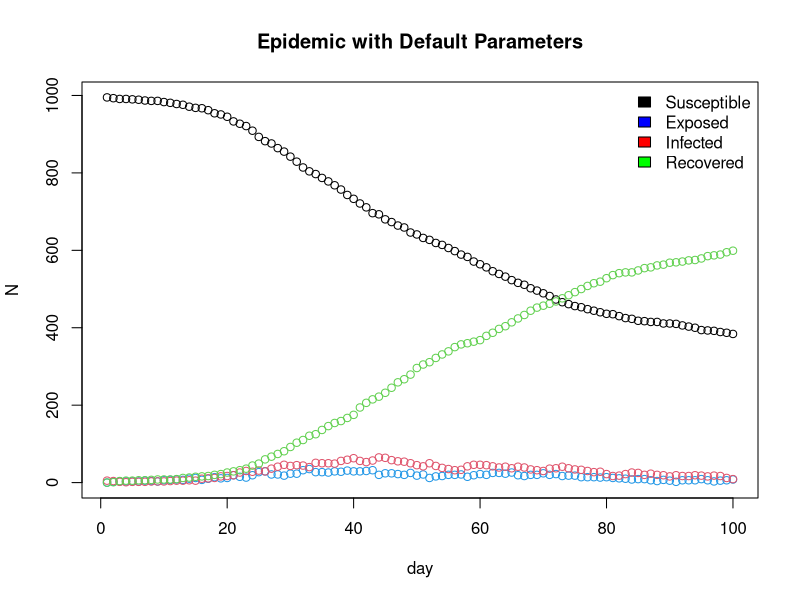
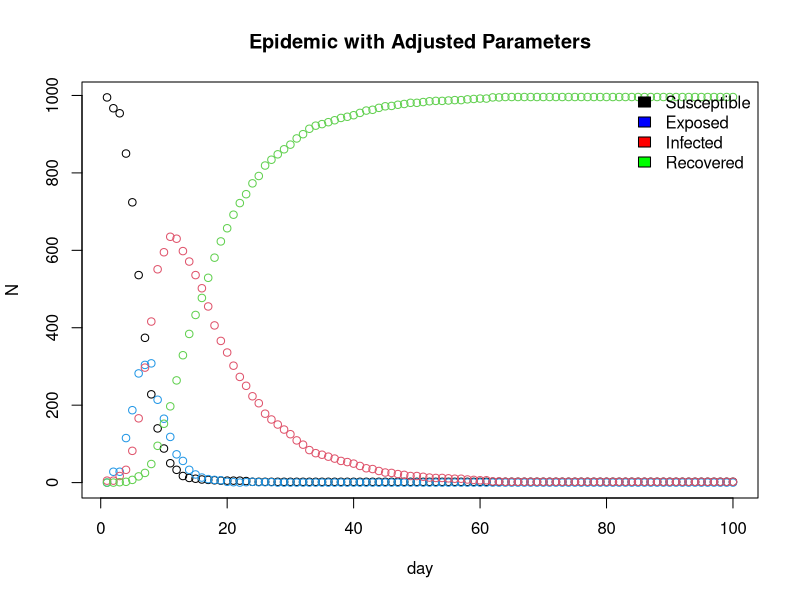

The R script that drew these images, in order:
## GENERAL DESCRIPTION


################################################################################
######### ------- START OF MODEL SETUP AND POPULATION GENERATION ------- #########
################################################################################

# This section defines the global parameters for the model and generates the
# base population, assigning each of the 'n' individuals to a household.


n <- 1000
people <- 1:n
h_max <- 5

set.seed(13)

#### Putting people in households
# this does use more computation than necessary, but its such a tiny prop. of 
# the total computation here it doesn't really make any difference overall.

#sizes = sample(1:h_max, 1000, replace=TRUE) # generates 1000 household sizes uniform from {1,2,3,4,5}
#h <- rep(1:length(sizes), sizes) # repeats i sizes[i] times. 
#h <- h[1:n] # takes only the first n of these

h <- rep(1:n, sample(1:h_max, n, replace = TRUE))[1:n] #Above code written in one line. replace 1000 with n as n can change.


links <- cbind(person=people, household=h)

# system.time seems to suggest this is roughly O(n^2). About 8s for n=10000
### get.net function
beta <- runif(n,0,1)
nc=15 # get rid of this
get.net <- function(beta, h, nc=15){
  n <- length(beta)
  
  # this is a bit of a hack to make a "household matrix" from h
  # the H[i,j] is perfect sqaure only if h[i]==h[j], ie if i,j from same hshld
  H <- outer(h,h, function(x1, x2) x1 == x2) # household connections (1/0)
  diag(H) <- FALSE # remove self
  #H <- matrix(rep(0,n^2),n,n)
  #H[sqrt(outer(h,h))%%1==0]<-1
  #diag(H) <- 0
  H <- outer(h,h, "==")
  diag(H) <- FALSE

  
  b_bar <- sum(beta)/n
  M_prob <-  nc*outer(beta, beta)/(b_bar^2 *(n-1))
  v_prob <- M_prob[upper.tri(M_prob)] # getting vector of upper triangular els of M_prob
  v_cons <- rbinom(length(v_prob), 1, v_prob) # generate bernoullis 
  
  
  M_cons <- matrix(0,nrow=n, ncol=n) # creating new matrix to be filled with bern realisations
  M_cons[upper.tri(M_cons)] <- v_cons
  
  M_cons <- M_cons + t(M_cons)
  M <- (!H)*M_cons  #moving family connections by multiplying by negated household matrix
  conns_list <- as.list(as.data.frame(matrix(M_cons==1, n, n)))
  i_list <- lapply(conns_list, which)
  
}

get.net2 <- function(beta, h, nc=15) {
  
  n <- length(h)
  b_bar <- sum(beta)/length(beta) 
  conns_init <- list()
  conns <- vector(mode="list", length=n)
  for (i in 1:n) {
    b <- rbinom(n-i, 1, nc*beta[i]*beta[i+1:n]/(b_bar^2*(n-1)) )
    conns_init[[i]] <- which(b==1) + i 
  }
  
  pairs <- cbind(rep(1:n, lapply(conns_init, length)), unlist(conns_init)) # might want this as a list
  
  pairs <- pairs[h[pairs[,1]] != h[pairs[,2]] , ] # removing family connections.
    
  for (i in 1:nrow(pairs)){ # putting into a list
    conns[[pairs[i,1]]] <- append(conns[[pairs[i,1]]],  pairs[i,2] )
    conns[[pairs[i,2]]] <- append(conns[[pairs[i,2]]],  pairs[i,1] )
  }
  
  conns
    
}


alink <- get.net(beta, h) # alink is the variable we need to put into nseir
alink2 <- get.net2(beta,h)


nseir <- function(beta, h, alink, 
                  alpha=c(0.1, 0.01, 0.01), 
                  delta=.2, 
                  gamma=.4, 
                  nc=15, nt=100, pinf=.005) {
  
  n <- length(beta)
  x <- rep(0,n)  # everyone starts out in susceptible state
  num_to_infect <- max(1, round(pinf * n))
  x[sample(1:n, num_to_infect)] <- 2 # random subset of specified size is infected
  
  H <- outer(h,h, function(x1, x2) x1 == x2) # household connections (1/0)
  diag(H) <- FALSE # remove self
  #H_prob <- alpha[1]*H # household connections (alpha/0's)
  H_conns_list <- as.list(as.data.frame(H))
  H_i_list <- lapply(H_conns_list, which) # list of indices for household conns
  
  b_bar <- sum(beta)/n
  M_prob <-  nc*outer(beta, beta)/(b_bar^2 *(n-1)) # this matrix is for general mixing daily prob of infection
  v_prob <- M_prob[upper.tri(M_prob)] # getting vector of upper triangular els of M_prob
  
  t <- S <- E <- I <- R <- rep(0, nt)
  t[1] <- 1; S[1] <- n*(1-pinf); I[1] <- n*pinf 
  #daily_counts <- list(cbind(t = 0, S = n*(1-pinf), E = 0, I = pinf*n, R = 0))
  for(i in 2:nt){
    u <- runif(n) # random variables to compare against

    ## random mixing set up
    v_mix <- rbinom(length(v_prob), 1, v_prob) # generate bernoullis 
    
    M_mix <- matrix(0, nrow = n, ncol = n) # creating new matrix to be filled with bern realisations
    M_mix[upper.tri(M_mix)] <- v_mix
    M_mix <- M_mix + t(M_mix)
    
    mix_list <- as.list(as.data.frame(matrix(M_mix == 1, n, n)))
    i_mix_list <- lapply(mix_list, which) # who interacted with each other on each day
    
    ## who was in contact with someone in state I
    h_exposed <- unique(unlist(H_i_list[which(x == 2)])) # everyone in household where there's an infection
    net_exposed <- unique(unlist(alink[which(x == 2)])) # everyone in network where there's an infection
    mix_infected <- unique(unlist(i_mix_list[which(x == 2)])) # everyone who got in contact with someone infected
    
    # if in state I (2), prob = delta -> R
    # if in state E (1), prob = gamma -> I
    x[x==2 & u<delta] <- 3
    x[x==1 & u<gamma] <- 2
    
    # if in state S (0),
    # -- prob = a_h -> I (2), if in household
    # -- prob = a_c -> I (2), if in network
    # -- prob = a_r*P(mixing) -> I (2), regardless
    
    #x[h_exposed][x[h_exposed] == 0 & u[h_exposed] < alpha[1]] <- 1 # if S in hh w/ I 
    #x[net_exposed][x[net_exposed] == 0 & u[net_exposed] < alpha[2]] <- 1 # if S in net w/ I
    #x[mix_infected][x[mix_infected] == 0 & u[mix_infected] < alpha[3]] <- 1
    
    x_h_exposed <- h_exposed[x[h_exposed] == 0 & u[h_exposed] < alpha[1]] # if S in hh w/ I 
    x_net_exposed <- net_exposed[x[net_exposed] == 0 & u[net_exposed] < alpha[2]] # if S in net w/ I
    x_mix_exposed <- mix_infected[x[mix_infected] == 0 & u[mix_infected] < alpha[3]]
    
    exposed_list <- list(x_h_exposed, x_net_exposed, x_mix_exposed)
    
    # randomize order of whether infected from household, network, or random mixing
    expose_order <- sample(1:3, 3)
    
    x[exposed_list[[expose_order[1]]]] <- 1
    x[exposed_list[[expose_order[2]]]] <- 1
    x[exposed_list[[expose_order[3]]]] <- 1
    
    S[i] <- sum(x == 0)
    E[i] <- sum(x == 1)
    I[i] <- sum(x == 2)
    R[i] <- sum(x == 3)
    t[i] <- i
    
  }
  return(list(t = t, S = S, E = E, I = I, R = R))
}



###### optimized version? ########
nseir <- function(beta, h, alink, 
                  alpha=c(0.1, 0.01, 0.01), 
                  delta=.2, 
                  gamma=.4, 
                  nc=15, nt=100, pinf=.005) {
  
  n <- length(beta)
  x <- rep(0,n)  # everyone starts out in susceptible state
  num_to_infect <- max(1, round(pinf*n))
  x[sample(1:n, num_to_infect)] <- 2 # random subset of specified size is infected
  
  # list of who shares a household with each individual
  hh_index_list <- split(1:n, h) 
  # remove self from each item in list
  hh_infect <- vector(mode = "list", length = n)
  for (i in 1:n) {
    hh_infect[[i]] <- setdiff(hh_index_list[[h[i]]], i)
  }
  
  b_bar <- sum(beta)/n
  # general mixing daily prob of infection
  mix_prob <-  nc*(beta %o% beta)/(b_bar^2 *(n-1)) # %o% upper triangular mult
  
  # vector of upper triangular els of mix_prob
  v_prob <- mix_prob[upper.tri(mix_prob)] 
  #rm(mix_prob) # save memory
  
  # initialize i,j pairs of upper triangular matrix
  ij <- which(upper.tri(matrix(1, n, n)), arr.ind = TRUE)
  
  t <- S <- E <- I <- R <- rep(0, nt)
  t[1] <- 1
  S[1] <- n - num_to_infect
  I[1] <- num_to_infect
  
  for(i in 2:nt) {
    
    u <- runif(n) # random variables to compare against
    
    ## random mixing set up
    v_mix <- rbinom(length(v_prob), 1, v_prob) # generate bernoullis 
    
    infected_indices <- which(x == 2)
    
    # who interacted with someone infected through random mixing
    if (length(infected_indices) > 0) {
      mix_pairs <- ij[v_mix == 1, , drop = FALSE]
      mix_infected <- unique(c(
        mix_pairs[mix_pairs[ , 1] %in% infected_indices, 2],
        mix_pairs[mix_pairs[ , 2] %in% infected_indices, 1]
      ))
    } else {
      mix_infected <- integer(0)
    }
    
    # if in state I (2), prob = delta -> R
    # if in state E (1), prob = gamma -> I
    x[x == 2 & u < delta] <- 3
    x[x == 1 & u < gamma] <- 2
    
    # if in state S (0),
    # -- prob = a_h -> I (2), if in household
    # -- prob = a_c -> I (2), if in network
    # -- prob = a_r*P(mixing) -> I (2), regardless
    newly_exposed <- integer(0)
    
    if (length(infected_indices) > 0) {
      # indices of those in household of someone infected
      hh_exposed <- unique(unlist(hh_infect[infected_indices]))
      hh_exposed <- hh_exposed[x[hh_exposed] == 0 & u[hh_exposed] < alpha[1]]
      
      # indices of those in regular network of someone infected
      net_exposed <- unique(unlist(alink[infected_indices]))
      net_exposed <- net_exposed[x[net_exposed] == 0 & u[net_exposed] < alpha[2]]
      
      # indices of those in contact with someone infected via random mixing
      mix_exposed <- mix_infected[x[mix_infected] == 0 & u[mix_infected] < alpha[3]]
      
      # all (unique) indices of those that went from S to E
      newly_exposed <- unique(c(hh_exposed, net_exposed, mix_exposed))  
    }
    
    x[newly_exposed] <- 1
    
    
    S[i] <- sum(x == 0)
    E[i] <- sum(x == 1)
    I[i] <- sum(x == 2)
    R[i] <- sum(x == 3)
    t[i] <- i
    
  }
  return(list(t = t, S = S, E = E, I = I, R = R))
}






# default parameters
epi <- nseir(beta, h, alink)

# adjusted parameters
epi1 <- nseir(beta, h, alink, 
              alpha = c(0.5, 0.3, 0.1), gamma = 0.5, delta = 0.1)

# plotting
epi_plot <- function(beta, h, alink, 
                     alpha = c(0.1, 0.01, 0.01),
                     delta = 0.2,
                     gamma = 0.4,
                     nc = 15, nt = 100, pinf = 0.005,
                     title = "SEIR Dynamics") {
  
  epi <- nseir(beta, h, alink, alpha, delta, gamma, nc, nt, pinf)
  
  plot(x = epi$t, y = epi$S, ylim = c(0, max(epi$S)), 
       xlab = "day", ylab = "N", main = title)
  points(epi$E, col = 4); points(epi$I, col = 2); points(epi$R, col = 3)
  
  #op <- par(cex = 0.7)
  
  legend(x = "topright", 
         legend = c("Susceptible", "Exposed",
                    "Infected", "Recovered"),
         fill = c("black", "blue",
                  "red", "green"),
         bty = "n")
  
}

epi_plot(beta, h, alink, title = "Epidemic with Default Parameters")
epi_plot(beta, h, alink,
         alpha = c(0.5, 0.3, 0.1), gamma = 0.5, delta = 0.1,
         title = "Epidemic with Adjusted Parameters")
